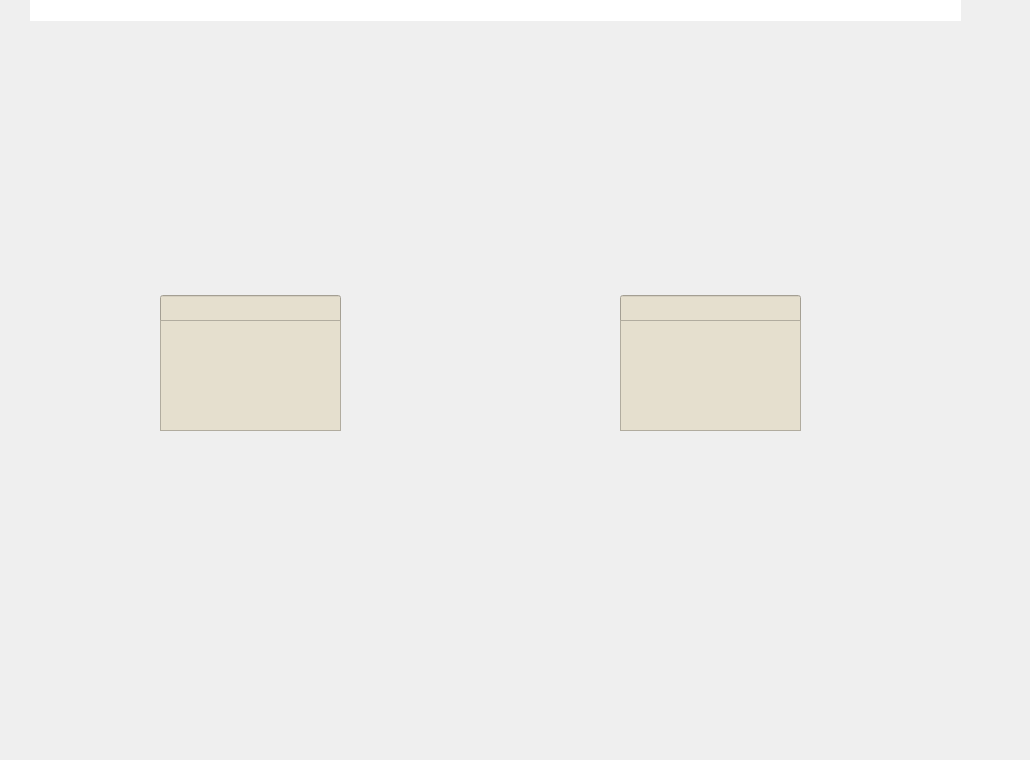
     <widget class="QWidget" name="Graph">
      <widget class="QLabel" name="label_28">
       <property name="geometry">
        <rect>
         <x>-14</x>
         <y>-25</y>
         <width>1021</width>
         <height>751</height>
        </rect>
       </property>
       <property name="styleSheet">
        <string notr="true">background-image: url(:/assists/All_Materials/frame4.png);</string>
       </property>
       <property name="text">
        <string/>
       </property>
      </widget>
      <widget class="QLabel" name="label_7">
       <property name="geometry">
        <rect>
         <x>40</x>
         <y>50</y>
         <width>321</width>
         <height>41</height>
        </rect>
       </property>
       <property name="text">
        <string/>
       </property>
       <property name="pixmap">
        <pixmap resource="Materials.qrc">:/assists/All_Materials/Building_Graph.png</pixmap>
       </property>
      </widget>
      <widget class="QLabel" name="label_3">
       <property name="geometry">
        <rect>
         <x>70</x>
         <y>90</y>
         <width>861</width>
         <height>581</height>
        </rect>
       </property>
       <property name="styleSheet">
        <string notr="true">background-image: url(:/assists/All_Materials/Building.png);</string>
       </property>
       <property name="text">
        <string/>
       </property>
      </widget>
      <widget class="QLineEdit" name="search_start">
       <property name="geometry">
        <rect>
         <x>160</x>
         <y>295</y>
         <width>181</width>
         <height>31</height>
        </rect>
       </property>
       <property name="styleSheet">
        <string notr="true">background-color: rgba(229, 223, 206, 1);
color: #000000; 
font-weight: 600; 

</string>
       </property>
      </widget>
      <widget class="QPushButton" name="search_start_button">
       <property name="geometry">
        <rect>
         <x>349</x>
         <y>293</y>
         <width>51</width>
         <height>31</height>
        </rect>
       </property>
       <property name="styleSheet">
        <string notr="true">background-color: transparent;
border:none;</string>
       </property>
       <property name="text">
        <string/>
       </property>
       <property name="icon">
        <iconset resource="Materials.qrc">
         <normaloff>:/assists/All_Materials/Search_location.png</normaloff>:/assists/All_Materials/Search_location.png</iconset>
       </property>
       <property name="iconSize">
        <size>
         <width>30</width>
         <height>50</height>
        </size>
       </property>
      </widget>
      <widget class="QPushButton" name="search_end_button">
       <property name="geometry">
        <rect>
         <x>810</x>
         <y>293</y>
         <width>51</width>
         <height>31</height>
        </rect>
       </property>
       <property name="styleSheet">
        <string notr="true">background-color: transparent;
border:none;</string>
       </property>
       <property name="text">
        <string/>
       </property>
       <property name="icon">
        <iconset resource="Materials.qrc">
         <normaloff>:/assists/All_Materials/Search_location.png</normaloff>:/assists/All_Materials/Search_location.png</iconset>
       </property>
       <property name="iconSize">
        <size>
         <width>30</width>
         <height>50</height>
        </size>
       </property>
      </widget>
      <widget class="QLineEdit" name="search_end">
       <property name="geometry">
        <rect>
         <x>620</x>
         <y>295</y>
         <width>181</width>
         <height>31</height>
        </rect>
       </property>
       <property name="styleSheet">
        <string notr="true">background-color: rgba(229, 223, 206, 1);
color: #000000; 
font-weight: 600; 


</string>
       </property>
      </widget>
      <widget class="QPushButton" name="underground_start">
       <property name="geometry">
        <rect>
         <x>209</x>
         <y>443</y>
         <width>141</width>
         <height>61</height>
        </rect>
       </property>
       <property name="styleSheet">
        <string notr="true">background-color: transparent;
border:none;</string>
       </property>
       <property name="text">
        <string/>
       </property>
      </widget>
      <widget class="QPushButton" name="ground_start">
       <property name="geometry">
        <rect>
         <x>130</x>
         <y>520</y>
         <width>141</width>
         <height>61</height>
        </rect>
       </property>
       <property name="styleSheet">
        <string notr="true">background-color: transparent;
border:none;</string>
       </property>
       <property name="text">
        <string/>
       </property>
      </widget>
      <widget class="QPushButton" name="first_start">
       <property name="geometry">
        <rect>
         <x>290</x>
         <y>520</y>
         <width>141</width>
         <height>61</height>
        </rect>
       </property>
       <property name="styleSheet">
        <string notr="true">background-color: transparent;
border:none;</string>
       </property>
       <property name="text">
        <string/>
       </property>
      </widget>
      <widget class="QPushButton" name="third_start">
       <property name="geometry">
        <rect>
         <x>290</x>
         <y>600</y>
         <width>141</width>
         <height>61</height>
        </rect>
       </property>
       <property name="styleSheet">
        <string notr="true">background-color: transparent;
border:none;</string>
       </property>
       <property name="text">
        <string/>
       </property>
      </widget>
      <widget class="QPushButton" name="second_start">
       <property name="geometry">
        <rect>
         <x>130</x>
         <y>600</y>
         <width>141</width>
         <height>61</height>
        </rect>
       </property>
       <property name="styleSheet">
        <string notr="true">background-color: transparent;
border:none;</string>
       </property>
       <property name="text">
        <string/>
       </property>
      </widget>
      <widget class="QPushButton" name="underground_end">
       <property name="geometry">
        <rect>
         <x>660</x>
         <y>450</y>
         <width>141</width>
         <height>61</height>
        </rect>
       </property>
       <property name="styleSheet">
        <string notr="true">background-color: transparent;
border:none;</string>
       </property>
       <property name="text">
        <string/>
       </property>
      </widget>
      <widget class="QPushButton" name="ground_end">
       <property name="geometry">
        <rect>
         <x>580</x>
         <y>520</y>
         <width>141</width>
         <height>61</height>
        </rect>
       </property>
       <property name="styleSheet">
        <string notr="true">background-color: transparent;
border:none;</string>
       </property>
       <property name="text">
        <string/>
       </property>
      </widget>
      <widget class="QPushButton" name="first_end">
       <property name="geometry">
        <rect>
         <x>740</x>
         <y>520</y>
         <width>141</width>
         <height>61</height>
        </rect>
       </property>
       <property name="styleSheet">
        <string notr="true">background-color: transparent;
border:none;</string>
       </property>
       <property name="text">
        <string/>
       </property>
      </widget>
      <widget class="QPushButton" name="third_end">
       <property name="geometry">
        <rect>
         <x>740</x>
         <y>600</y>
         <width>141</width>
         <height>61</height>
        </rect>
       </property>
       <property name="styleSheet">
        <string notr="true">background-color: transparent;
border:none;</string>
       </property>
       <property name="text">
        <string/>
       </property>
      </widget>
      <widget class="QPushButton" name="second_end">
       <property name="geometry">
        <rect>
         <x>580</x>
         <y>600</y>
         <width>141</width>
         <height>61</height>
        </rect>
       </property>
       <property name="styleSheet">
        <string notr="true">background-color: transparent;
border:none;</string>
       </property>
       <property name="text">
        <string/>
       </property>
      </widget>
      <widget class="QListWidget" name="start_list_widget">
       <property name="geometry">
        <rect>
         <x>160</x>
         <y>320</y>
         <width>181</width>
         <height>111</height>
        </rect>
       </property>
       <property name="styleSheet">
        <string notr="true">background-color: rgba(229, 223, 206, 1);
color: #000000; 
font-weight: 600; 


</string>
       </property>
      </widget>
      <widget class="QListWidget" name="end_list_widget">
       <property name="geometry">
        <rect>
         <x>620</x>
         <y>320</y>
         <width>181</width>
         <height>111</height>
        </rect>
       </property>
       <property name="styleSheet">
        <string notr="true">background-color: rgba(229, 223, 206, 1);
color: #000000; 
font-weight: 600; 


</string>
       </property>
      </widget>
      <widget class="QWidget" name="widget" native="true">
       <property name="geometry">
        <rect>
         <x>30</x>
         <y>0</y>
         <width>931</width>
         <height>21</height>
        </rect>
       </property>
       <property name="styleSheet">
        <string notr="true">background-color: rgb(255, 255, 255);</string>
       </property>
       <widget class="QWidget" name="verticalLayoutWidget">
        <property name="geometry">
         <rect>
          <x>-1</x>
          <y>0</y>
          <width>931</width>
          <height>21</height>
         </rect>
        </property>
        <layout class="QVBoxLayout" name="verticalLayout"/>
       </widget>
      </widget>
      <widget class="QPushButton" name="pushButton_4">
       <property name="geometry">
        <rect>
         <x>430</x>
         <y>370</y>
         <width>151</width>
         <height>71</height>
        </rect>
       </property>
       <property name="styleSheet">
        <string notr="true">background-color:transparent;
border:none;</string>
       </property>
       <property name="text">
        <string/>
       </property>
      </widget>
     </widget>
